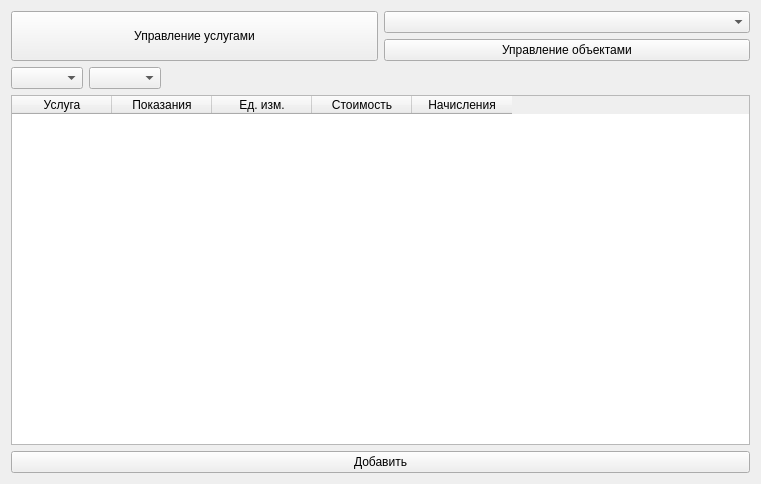
<?xml version="1.0" encoding="UTF-8"?>
<ui version="4.0">
 <class>MainWindow</class>
 <widget class="QMainWindow" name="MainWindow">
  <property name="geometry">
   <rect>
    <x>0</x>
    <y>0</y>
    <width>761</width>
    <height>484</height>
   </rect>
  </property>
  <property name="windowTitle">
   <string>MainWindow</string>
  </property>
  <widget class="QWidget" name="centralWidget">
   <layout class="QVBoxLayout" name="verticalLayout_2">
    <item>
     <layout class="QHBoxLayout" name="horizontalLayout">
      <item>
       <widget class="QPushButton" name="servicesButton">
        <property name="sizePolicy">
         <sizepolicy hsizetype="Minimum" vsizetype="Ignored">
          <horstretch>0</horstretch>
          <verstretch>0</verstretch>
         </sizepolicy>
        </property>
        <property name="text">
         <string>Управление услугами</string>
        </property>
       </widget>
      </item>
      <item>
       <layout class="QVBoxLayout" name="verticalLayout">
        <item>
         <widget class="QComboBox" name="housesComboBox"/>
        </item>
        <item>
         <widget class="QPushButton" name="housesButton">
          <property name="text">
           <string>Управление объектами</string>
          </property>
         </widget>
        </item>
       </layout>
      </item>
     </layout>
    </item>
    <item>
     <layout class="QHBoxLayout" name="horizontalLayout_2">
      <item>
       <widget class="QComboBox" name="yearComboBox"/>
      </item>
      <item>
       <widget class="QComboBox" name="monthComboBox"/>
      </item>
      <item>
       <spacer name="horizontalSpacer">
        <property name="orientation">
         <enum>Qt::Horizontal</enum>
        </property>
        <property name="sizeType">
         <enum>QSizePolicy::Expanding</enum>
        </property>
        <property name="sizeHint" stdset="0">
         <size>
          <width>40</width>
          <height>20</height>
         </size>
        </property>
       </spacer>
      </item>
     </layout>
    </item>
    <item>
     <widget class="QTableWidget" name="tableWidget">
      <column>
       <property name="text">
        <string>Услуга</string>
       </property>
      </column>
      <column>
       <property name="text">
        <string>Показания</string>
       </property>
      </column>
      <column>
       <property name="text">
        <string>Ед. изм.</string>
       </property>
      </column>
      <column>
       <property name="text">
        <string>Стоимость</string>
       </property>
      </column>
      <column>
       <property name="text">
        <string>Начисления</string>
       </property>
      </column>
     </widget>
    </item>
    <item>
     <widget class="QPushButton" name="addButton">
      <property name="text">
       <string>Добавить</string>
      </property>
     </widget>
    </item>
   </layout>
  </widget>
 </widget>
 <layoutdefault spacing="6" margin="11"/>
 <resources/>
 <connections/>
</ui>
